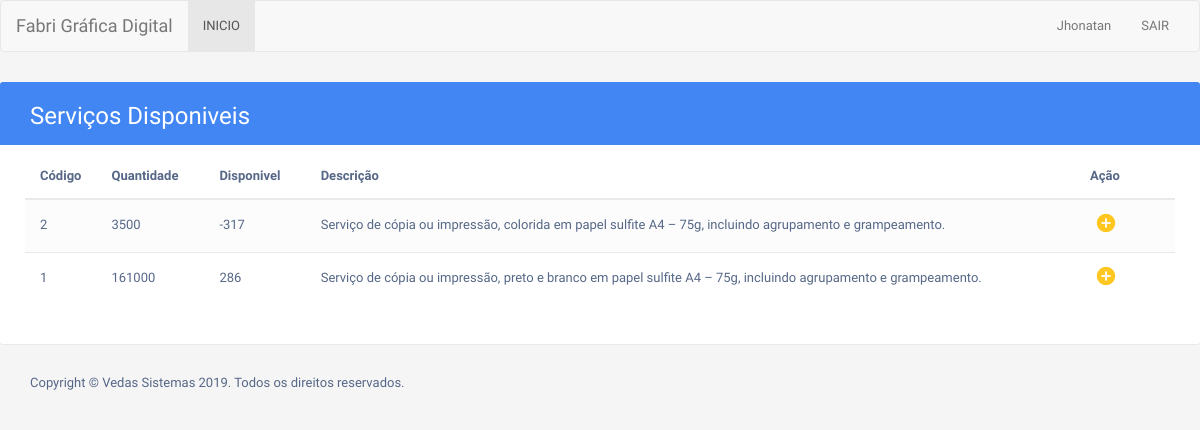
Screenshot of /interno/administrador/solicitar_servico.php (signed in) with the database file from the repository.
### tables this page shows
CREATE TABLE `produtos` (
  `id` int(11) NOT NULL,
  `codigo` int(11) NOT NULL,
  `descricao_prod` varchar(500) NOT NULL,
  `quantidade` int(11) NOT NULL,
  `valor_unidade` decimal(10,2) NOT NULL,
  `status` int(1) DEFAULT NULL
);

### interno/administrador/solicitar_servico.php (the view, shortened to what this page needs)
<?php
include_once("../conexao_bd.php");
 $VarNome  = $_SESSION['s_nome'];
?>
<!DOCTYPE html>
<html lang="en">
<head>
<link rel="stylesheet" href="https://maxcdn.bootstrapcdn.com/font-awesome/4.7.0/css/font-awesome.min.css">
<link rel="stylesheet" href="https://maxcdn.bootstrapcdn.com/bootstrap/3.3.7/css/bootstrap.min.css">
</head>
<body>
      <nav class="navbar navbar-default">
        <div class="container-fluid">
          <div class="navbar-header">
            <a class="navbar-brand" href="#">Fabri Gráfica Digital</a>
          </div>
          <div id="navbar" class="navbar-collapse collapse">
            <ul class="nav navbar-nav">
              <li class="active"><a href="index.php">INICIO</a></li>
            </ul>
            <ul class="nav navbar-nav navbar-right">
              <li><a href="#"><?php echo "$VarNome"; ?></a></li>
              <li><a href="../administrador/logout.php">SAIR</a></li>
            </ul>
          </div>
        </div>
      </nav>
        <div class="table-wrapper">
            <div class="table-title">
                <div class="row">
                    <div class="col-sm-6">
            <h2>Serviços Disponiveis</b></h2>
          </div>
                </div>
            </div>
            <table class="table table-striped table-hover">
                <thead>
                    <tr>
                        <th>Código</th>
                        <th>Quantidade</th>
                         <th>Disponivel</th>
                        <th>Descrição</th>
                        <th>Ação</th>
                    </tr>
                </thead>
                <tbody>
                  <?php
                    $result_produtos = "SELECT * FROM produtos WHERE produtos.id = 1 OR produtos.id=2 AND status ='0'ORDER BY id DESC";
                      $resultado_produtos = mysqli_query($conn, $result_produtos);
                     ?>
                    <?php while($rows_produto = mysqli_fetch_assoc($resultado_produtos)){ ?>
            <tr>
                        <?php $idP = $rows_produto['id'];
                        $dispon = "SELECT SUM(quantidade) AS quantidade FROM impressao WHERE id_produto = '$idP' AND NOT status = 2 AND NOT status = 0 ";
                        $disponivel = mysqli_query($conn, $dispon);
                        while ($row_disp = mysqli_fetch_assoc($disponivel)) {
                            $qnt_impress = $row_disp['quantidade'];
                            $qnt_prod = $rows_produto['quantidade'];
                            $disp_final = $qnt_prod - $qnt_impress;
                             ?>
                            <td><?php echo $rows_produto['codigo']; ?></td>
                            <td><?php echo $rows_produto['quantidade']; ?></td>
                            <td><?php echo $disp_final;?></td>
                            <td><?php echo $rows_produto['descricao_prod']; ?></td>
                      <?php  } ?>
                        <td>
<a href="#" class="edit"><i type="button" class="material-icons orange600" data-toggle="modal" title="Adicionar" data-target="#Adicionar"
data-whatever="<?php echo $rows_produto['id']; ?>"
data-whatevercodigo="<?php echo $rows_produto['codigo']; ?>"
data-whateverquantidade="<?php echo $rows_produto['quantidade'];?>"
data-whateverdescricao="<?php echo $rows_produto['descricao_prod']; ?>"> &#xE147;</i></a>
                        </td>
                         </tr>
                  <?php }?>
                </tbody>
            </table>
        </div>
<div class="footer-bottom">
        <div class="container">
            <p class="pull-left"> Copyright © Vedas Sistemas 2019. Todos os direitos reservados. </p>
        </div>
    </div>
</body>
</html>

### interno/administrador/solicitar_servico.php (style rules this page uses)
body { color: #566787; background: #f5f5f5; font-family: 'Varela Round', sans-serif; font-size: 13px; }
.table-wrapper { background: #fff; padding: 20px 25px; margin: 30px 0; border-radius: 3px; box-shadow: 0 1px 1px rgba(0,0,0,.05); }
.table-title { padding-bottom: 15px; background: #4286f4; color: #fff; padding: 16px 30px; margin: -20px -25px 10px; border-radius: 3px 3px 0 0; }
.table-title h2 { margin: 5px 0 0; font-size: 24px; }
table.table tr th, table.table tr td { border-color: #e9e9e9; padding: 12px 15px; vertical-align: middle; }
table.table tr th:first-child { width: 60px; }
table.table tr th:last-child { width: 100px; }
table.table-striped tbody tr:nth-of-type(odd) { background-color: #fcfcfc; }
table.table td:last-child i { opacity: 0.9; font-size: 22px; margin: 0 5px; }
table.table td a { font-weight: bold; color: #566787; display: inline-block; text-decoration: none; outline: none !important; }
table.table td a.edit { color: #FFC107; }
table.table td i { font-size: 19px; }

### rows the page displays
produtos: codigo "2", quantidade "3500", disp_final "-317", descricao_prod "Serviço de cópia ou impressão, colorida em papel sulfite A4 – 75g, incluindo agrupamento e grampeamento."
produtos: codigo "1", quantidade "161000", disp_final "286", descricao_prod "Serviço de cópia ou impressão, preto e branco em papel sulfite A4 – 75g, incluindo agrupamento e grampeamento."

### other values shown
$VarNome "Jhonatan"
